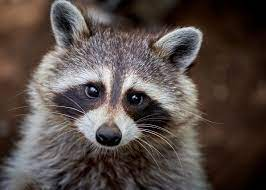
#> input picture Enot.jpg, 266 x 190 px
$ python Enot.py
#> lines starting #> are read from the running program, lines starting #| are printed output that depends on the picture; after the words box and inside, x2 and y2 are one past the last pixel; in counts of white or black regions, pixels touching at a corner belong together
import cv2
import numpy as np

img = cv2.imread("Enot.jpg")
#> img is the input picture: shape (190, 266, 3); mean B, G, R 69.9, 74.4, 85.8
img = cv2.resize(img, (1000, 500))
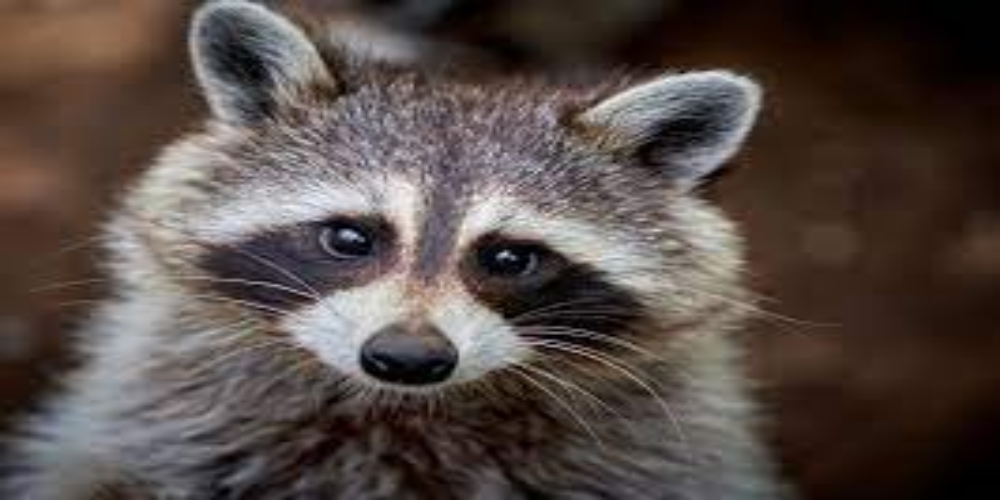
#> img: shape (500, 1000, 3); mean B, G, R 69.8, 74.3, 85.7

cv2.rectangle(img, (100, 0), (770, 420), (255, 100, 50), thickness=1)
cv2.circle(img, (350, 235), 25, (0, 255, 0), thickness=cv2.FILLED)
cv2.circle(img, (510, 255), 25, (0, 255, 0), thickness=cv2.FILLED)
cv2.circle(img, (410, 360), 50, (0, 0, 255), thickness=cv2.FILLED)
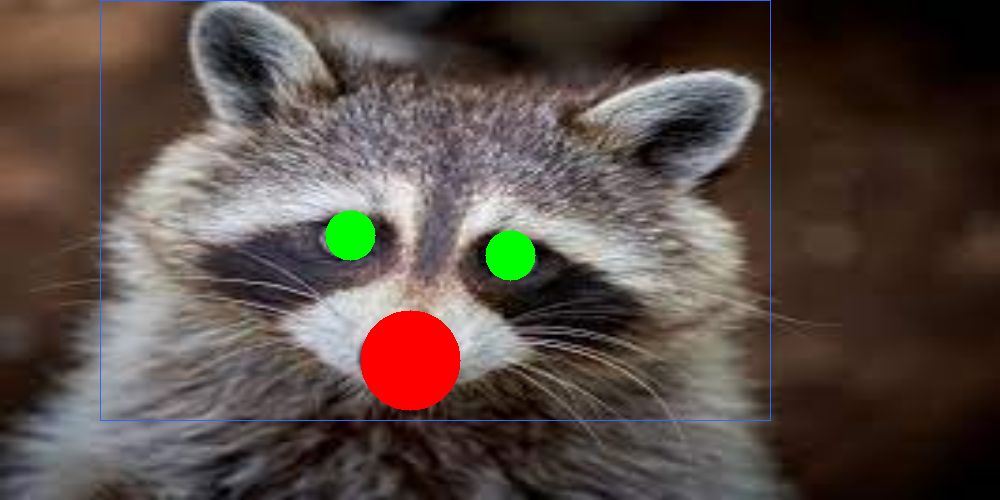
#> img: shape (500, 1000, 3); mean B, G, R 69, 74.9, 88
cv2.line(img, (350, 235), (410, 360), (255, 0, 0), thickness=1)
#> img: shape (500, 1000, 3); 0.03% of pixels changed, all inside (x1, y1, x2, y2) = (350, 235, 411, 361)
cv2.line(img, (510, 255), (410, 360), (255, 0, 0), thickness=1)
cv2.putText(img, "Ejik", (450, 50), cv2.FONT_HERSHEY_TRIPLEX, 1, (255, 0, 0), 2)
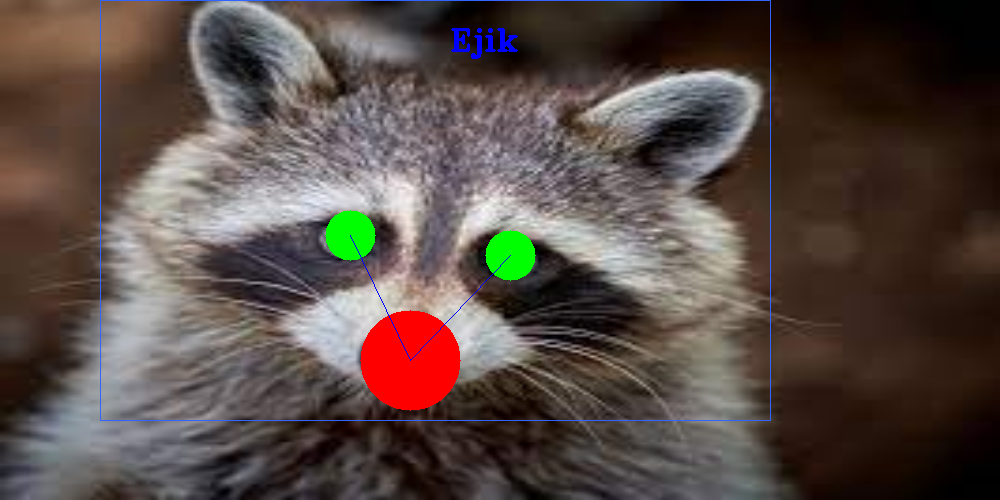
#> img: shape (500, 1000, 3); mean B, G, R 69.5, 74.9, 87.9

cv2.imshow("Enot", img)
cv2.waitKey(0)

$ run again, with 1.png saved as Enot.jpg
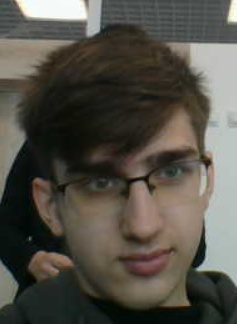
#> input picture 1.png, 237 x 324 px
#> img is the input picture: shape (324, 237, 3); mean B, G, R 71.6, 80.3, 83.5
#> `cv2.circle(img, (410, 360), 50, (0, 0, 255), thickness=cv2.FILLED)`:
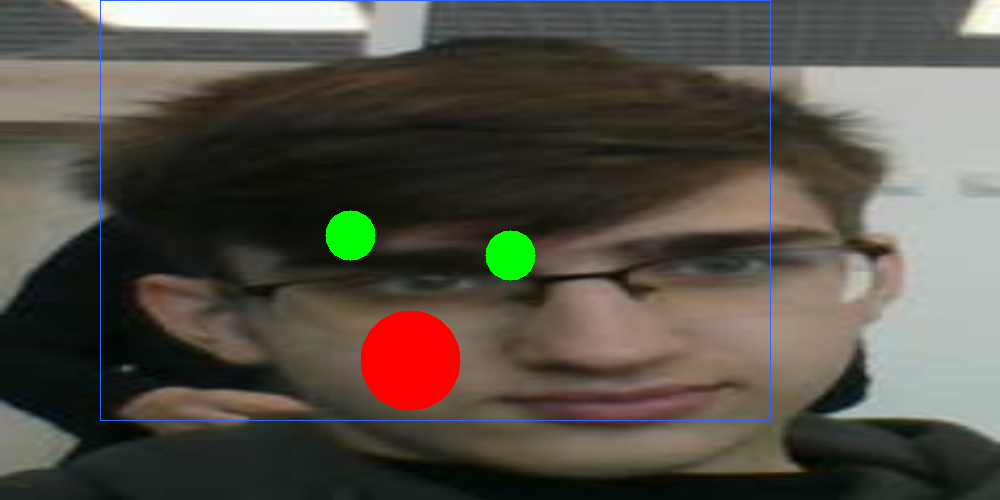
#> img: shape (500, 1000, 3); mean B, G, R 70.6, 80.3, 85
#> `cv2.putText(img, "Ejik", (450, 50), cv2.FONT_HERSHEY_TRIPLEX, 1, (255,..`:
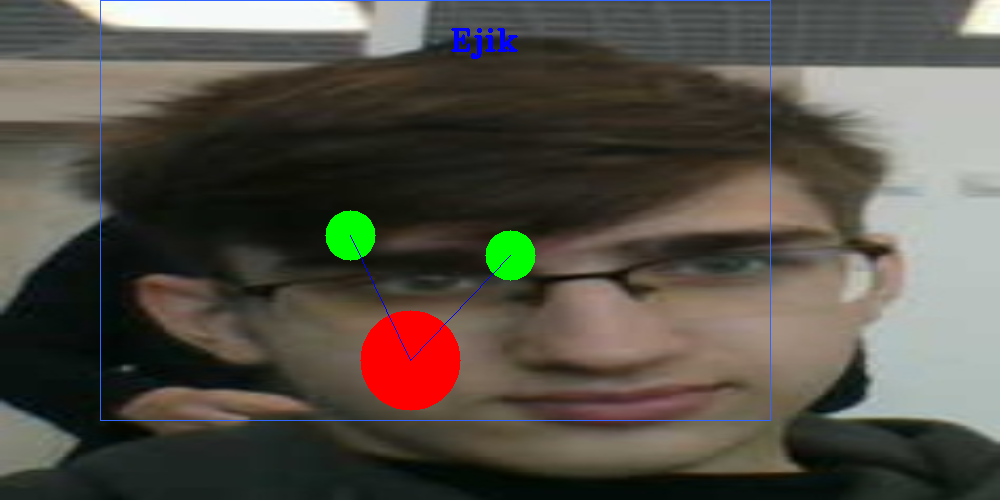
#> img: shape (500, 1000, 3); mean B, G, R 71.1, 80.2, 84.9

$ run again, with 2.png saved as Enot.jpg
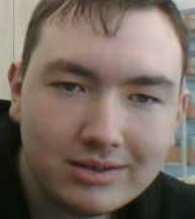
#> input picture 2.png, 195 x 219 px
#> img is the input picture: shape (219, 195, 3); mean B, G, R 96.6, 106.4, 121.1
#> `img = cv2.resize(img, (1000, 500))`:
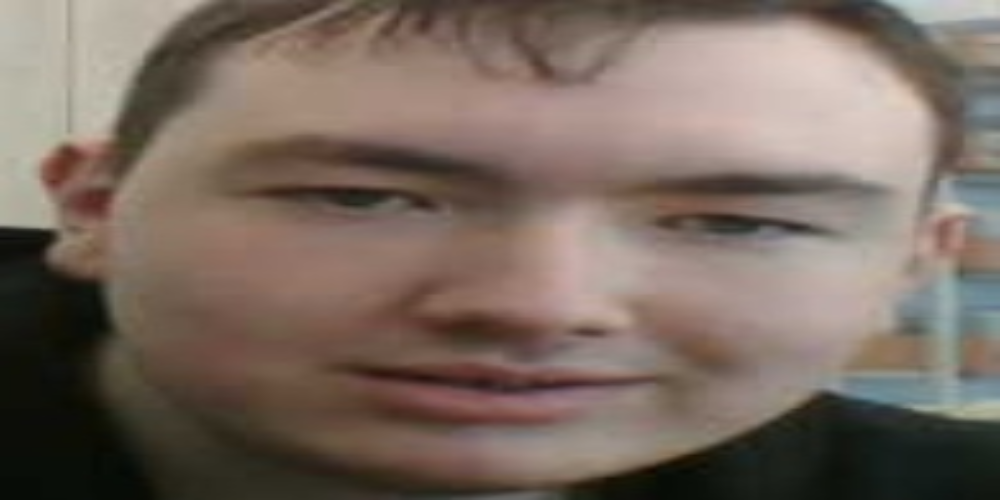
#> img: shape (500, 1000, 3); mean B, G, R 96.5, 106.3, 121
#> `cv2.putText(img, "Ejik", (450, 50), cv2.FONT_HERSHEY_TRIPLEX, 1, (255,..`:
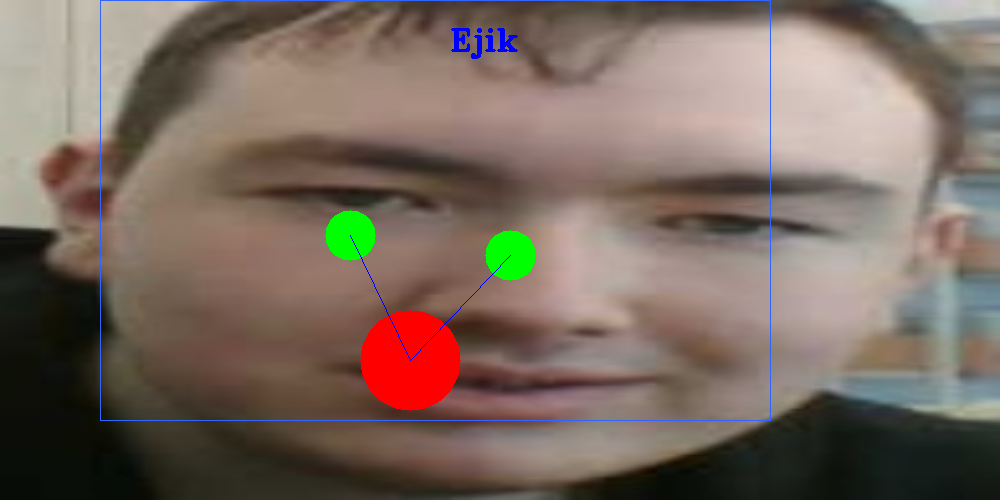
#> img: shape (500, 1000, 3); mean B, G, R 95.8, 106.2, 121.8
